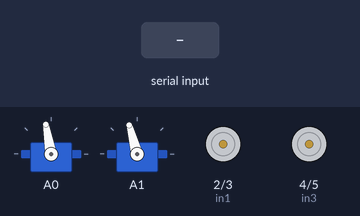
Bench run of a sketch on a simulated Arduino Uno, built with avr-gcc and run on an emulated ATmega328P. On the bench: 2 × servo, motor-driver pin pairs drawn as motors (green arrow = first pin HIGH = forward, orange = second pin HIGH = backward, longer = more drive). The inputs (shaded band) are chosen by the test bench.

Above: at 1.2 s.
1.3 s: "r90\n" received over Serial
At 2.5 s:
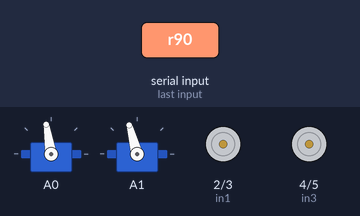
2.8 s: byte 102 ('f') received over Serial
At 3.7 s:
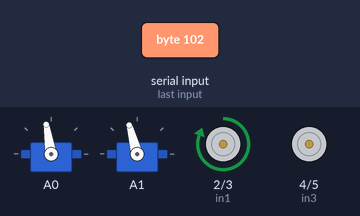
4.3 s: byte 112 ('p') received over Serial
At 5.0 s:
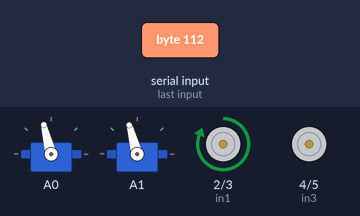
5.8 s: byte 98 ('b') received over Serial
At 7.0 s:
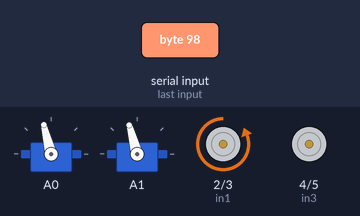
7.3 s: byte 99 ('c') received over Serial
At 7.7 s:
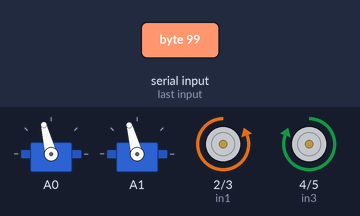
9.3 s: "R90\n" received over Serial
At 10.0 s:
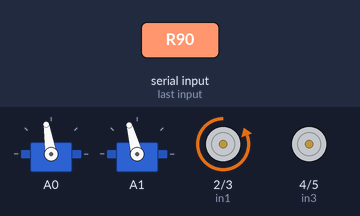
Timing chart, 0 to 11.8 s (numbered marks = the images above; inputs shaded):
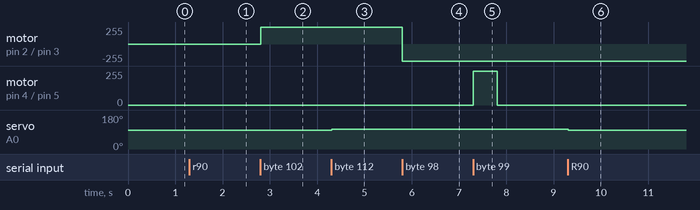

The sketch:

servo.ino
```cpp
#include "Arduino.h"
#include <Servo.h>

#define UNITS double

const UNITS INIT_ANGLE_UD = 105;
const UNITS INIT_ANGLE_LR = 100;
const UNITS GIANT_STEP = 5;
const UNITS SMALL_STEP = 0.5;
const int READ_DELAY = 10;
const UNITS STT_ANGLE = 50;
const UNITS END_ANGLE = 150;

Servo servo[2];
UNITS currentAngle[2];
UNITS cruiseStep = GIANT_STEP;

int in1 = 2, in2 = 3, in3 = 4, in4 = 5;
int shootLevel = 1;

void setPos() {
  digitalWrite(in1, HIGH);
  digitalWrite(in2, LOW);
}

void setNeg() {
  digitalWrite(in1, LOW);
  digitalWrite(in2, HIGH);
}

void setZero() {
  digitalWrite(in1, LOW);
  digitalWrite(in2, LOW);
}

void setOpen() {
  digitalWrite(in3, HIGH);
  digitalWrite(in4, LOW);
}

void setClose() {
  digitalWrite(in3, LOW);
  digitalWrite(in4, LOW);
}

void charge() {
  setOpen();
  delay(500 * shootLevel);
  setClose();
}

void setup() {
  servo[0].attach(A0);
  servo[1].attach(A1);

  servo[0].write(INIT_ANGLE_LR);
  currentAngle[0] = INIT_ANGLE_LR;
  servo[1].write(INIT_ANGLE_UD);
  currentAngle[1] = INIT_ANGLE_UD;

  pinMode(in1, OUTPUT);
  pinMode(in2, OUTPUT);
  pinMode(in3, OUTPUT);
  pinMode(in4, OUTPUT);

  Serial.begin(9600);
}

UNITS safeNum(UNITS x) {
  if(x < STT_ANGLE) return STT_ANGLE;
  if(x > END_ANGLE) return END_ANGLE;
  return x;
}

void loop() {
  if (Serial.available()) {
    char ch = Serial.read();
    UNITS lastAngle[2];
    for(int i = 0; i < 2; ++i) {
      lastAngle[i] = currentAngle[i];
    }
    if(ch == 'r') {
      currentAngle[0] = safeNum(currentAngle[0] - SMALL_STEP);
    }
    else if(ch == 'l') {
      currentAngle[0] = safeNum(currentAngle[0] + SMALL_STEP);
    }
    else if(ch == 'R') {
      currentAngle[0] = safeNum(currentAngle[0] - GIANT_STEP);
    }
    else if(ch == 'L') {
      currentAngle[0] = safeNum(currentAngle[0] + GIANT_STEP);
    }
    else if(ch == 'u') {
      currentAngle[1] = safeNum(currentAngle[1] + SMALL_STEP);
    }
    else if(ch == 'd') {
      currentAngle[1] = safeNum(currentAngle[1] - SMALL_STEP);
    }
    else if(ch == 'U') {
      currentAngle[1] = safeNum(currentAngle[1] + GIANT_STEP);
    }
    else if(ch == 'D') {
      currentAngle[1] = safeNum(currentAngle[1] - GIANT_STEP);
    }
    else if(ch == 'O') {
      currentAngle[1] = INIT_ANGLE_UD;
    }
    else if(ch == 'o') {
      currentAngle[0] = INIT_ANGLE_LR;
      currentAngle[1] = INIT_ANGLE_UD;
    }
    else if(ch == 'p') {
      currentAngle[0] = safeNum(currentAngle[0] + cruiseStep);
      if(currentAngle[0] == STT_ANGLE || currentAngle[0] == END_ANGLE) {
        cruiseStep = -cruiseStep;
      }
    }
    else if(ch == 'f') {
      setPos();
    }
    else if(ch == 'b') {
      setNeg();
    }
    else if(ch == 's') {
      setZero();
    }
    else if(ch == 'c') {
      charge();
    }
    else if(ch >= '1' && ch <= '5') {
      shootLevel = ch - '0';
    }

    for(int i = 0; i < 2; ++i) {
      if(currentAngle[i] != lastAngle[i]) {
        servo[i].write(currentAngle[i]);
      }
    }
  }
  delay(READ_DELAY);
}
```

Measured:
- after the input at 1.3 s, servo on A0: 100° → 99° at once
- after the input at 2.8 s, motor on pin 2 (in1) / pin 3 (in2): stopped → forward 255/255 at once
- after the input at 4.3 s, servo on A0: 99° → 104° at once
- after the input at 5.8 s, motor on pin 2 (in1) / pin 3 (in2): forward 255/255 → backward 255/255 at once
- after the input at 7.3 s, motor on pin 4 (in3) / pin 5 (in4): stopped → forward 255/255 at once, → stopped 0.50 s later
- after the input at 9.3 s, servo on A0: 104° → 99° at once
